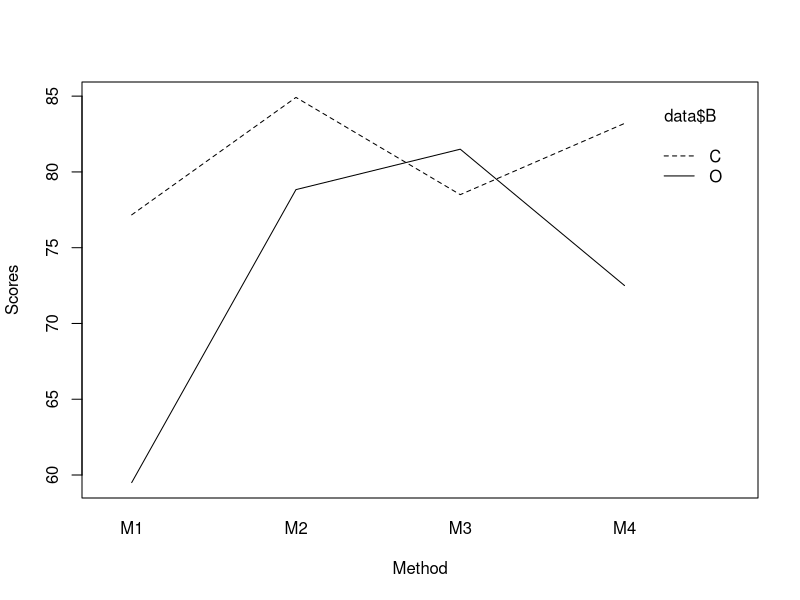

Source code (R):
## ---- chunk 1
knitr::opts_chunk$set(echo = FALSE)
## ---- chunk 2
# Plus minus function
plus.minus = function(value) {
  return(c(-value, value))
}

# Find means
find.means = function(the.data,fun.name = mean){
  a = length(unique(the.data[,2]))
  b = length(unique(the.data[,3]))
  means.A = by(the.data[,1], the.data[,2], fun.name)
  means.B = by(the.data[,1],the.data[,3],fun.name)
  means.AB = by(the.data[,1],list(the.data[,2],the.data[,3]),fun.name)
  MAB = matrix(means.AB,nrow = b, ncol = a, byrow = TRUE)
  colnames(MAB) = names(means.A)
  rownames(MAB) = names(means.B)
  MA = as.numeric(means.A)
  names(MA) = names(means.A)
  MB = as.numeric(means.B)
  names(MB) = names(means.B)
  MAB = t(MAB)
  results = list(A = MA, B = MB, AB = MAB)
  return(results)
}

# Give me multipliers
find.mult = function(alpha,a,b,dfSSE,g,group){
  if(group == "A"){
    Tuk = round(qtukey(1-alpha,a,dfSSE)/sqrt(2),3)
    Bon = round(qt(1-alpha/(2*g), dfSSE ) ,3)
    Sch = round(sqrt((a-1)*qf(1-alpha, a-1, dfSSE)),3)
  }else if(group == "B"){
    Tuk = round(qtukey(1-alpha,b,dfSSE)/sqrt(2),3)
    Bon = round(qt(1-alpha/(2*g), dfSSE ) ,3)
    Sch = round(sqrt((b-1)*qf(1-alpha, b-1, dfSSE)),3)
  }else if(group == "AB"){
    Tuk = round(qtukey(1-alpha,a*b,dfSSE)/sqrt(2),3)
    Bon = round(qt(1-alpha/(2*g), dfSSE ) ,3)
    Sch = round(sqrt((a*b-1)*qf(1-alpha, a*b-1, dfSSE)),3)
  }
  results = c(Bon, Tuk,Sch)
  names(results) = c("Bonferroni","Tukey","Scheffe")
  return(results)
}

give.me.CI = function(the.data,MSE,equal.weights = TRUE,multiplier,group,cs){
   if(sum(cs) != 0 & sum(cs !=0 ) != 1){
    return("Error - you did not input a valid contrast")
  }else{
    the.means = find.means(the.data)
    the.ns =find.means(the.data,length)
    nt = nrow(the.data)
    a = length(unique(the.data[,2]))
    b = length(unique(the.data[,3]))
    if(group =="A"){
      if(equal.weights == TRUE){
        a.means = rowMeans(the.means$AB)
        est = sum(a.means*cs)
        mul = rowSums(1/the.ns$AB)
        SE = sqrt(MSE/b^2 * (sum(cs^2*mul)))
        N = names(a.means)[cs!=0]
        CS = paste("(",cs[cs!=0],")",sep = "")
        fancy = paste(paste(CS,N,sep =""),collapse = "+")
        names(est) = fancy
      } else{
        a.means = the.means$A
        est = sum(a.means*cs)
        SE = sqrt(MSE*sum(cs^2*(1/the.ns$A)))
        N = names(a.means)[cs!=0]
        CS = paste("(",cs[cs!=0],")",sep = "")
        fancy = paste(paste(CS,N,sep =""),collapse = "+")
        names(est) = fancy
      }
    }else if(group == "B"){
      if(equal.weights == TRUE){
        b.means = colMeans(the.means$AB)
        est = sum(b.means*cs)
        mul = colSums(1/the.ns$AB)
        SE = sqrt(MSE/a^2 * (sum(cs^2*mul)))
        N = names(b.means)[cs!=0]
        CS = paste("(",cs[cs!=0],")",sep = "")
        fancy = paste(paste(CS,N,sep =""),collapse = "+")
        names(est) = fancy
      } else{
        b.means = the.means$B
        est = sum(b.means*cs)
        SE = sqrt(MSE*sum(cs^2*(1/the.ns$B)))
        N = names(b.means)[cs!=0]
        CS = paste("(",cs[cs!=0],")",sep = "")
        fancy = paste(paste(CS,N,sep =""),collapse = "+")
        names(est) = fancy
      }
    } else if(group == "AB"){
      est = sum(cs*the.means$AB)
      SE = sqrt(MSE*sum(cs^2/the.ns$AB))
      names(est) = "someAB"
    }
    the.CI = est + c(-1,1)*multiplier*SE
    results = c(est,the.CI)
    names(results) = c(names(est),"lower bound","upper bound")
    return(results)
  }
}
## ---- chunk 3
a <- 3
b <- 3
nidot <- 12
ndotj <- 12
nT <- 36

alpha <- 0.05
g <- 1

SSE <- 1.63
dfSSE <- nT - a * b
MSE <- SSE / dfSSE

mu1dot <- 3.88
mudot1 <- 4.63

all.mult <- find.mult(alpha = alpha, a = a, b = b,
                      dfSSE = dfSSE, g = g, group = "AB")
the.mult <- min(all.mult)
the.CI <- mu1dot - mudot1 + plus.minus(
  the.mult * sqrt(MSE * (1 / nidot + 1 / ndotj))
)
## ---- chunk 4
alpha <- 0.01
g <- 2

mu3dot <- 9.83
mudot3 <- 8.98

all.mult <- find.mult(alpha = alpha, a = a, b = b,
                      dfSSE = dfSSE, g = g, group = "AB")
the.mult <- min(all.mult)
the.CI.1 <- mu1dot - mu3dot + plus.minus(
  the.mult * sqrt(MSE * (1 / nidot + 1 / nidot))
)
the.CI.2 <- mudot1 - mudot3 + plus.minus(
  the.mult * sqrt(MSE * (1 / ndotj + 1 / ndotj))
)
## ---- chunk 5
alpha <- 0.1
g <- 1

nij <- 4

mu11 <- 2.48
mu13 <- 4.58

all.mult <- find.mult(alpha = alpha, a = a, b = b,
                      dfSSE = dfSSE, g = g, group = "AB")
the.mult <- min(all.mult)
the.CI <- mu11 - mu13 + plus.minus(
  the.mult * sqrt(MSE * (1 / nij + 1 / nij))
)
## ---- chunk 6
data <- read.csv("Prog.csv")

data.I.a <- subset(data, type == "Small")
result <- t.test(data.I.a$days)
conf_interval <- round(result$conf.int, 4)
## ---- chunk 7
alpha <- 0.1

n <- nrow(data)
a <- length(unique(data$type))
b <- length(unique(data$years))

names(data) = c("Y","A","B")
AB = lm(Y ~ A * B, data)
SSE <- AB$residuals ^ 2
dfSSE <- n - a * b
MSE <- SSE / dfSSE

the.mult <- find.mult(alpha, a, b, dfSSE, 1, "B")[2]

CI.1 <- give.me.CI(data, MSE, equal.weights = TRUE, the.mult, "B", c(1, -1, 0))
CI.1 <- round(CI.1, 4)

CI.2 <- give.me.CI(data, MSE, equal.weights = TRUE, the.mult, "B", c(1, 0, -1))
CI.2 <- round(CI.2, 4)
## ---- chunk 8
alpha <- 0.01

the.mult <- find.mult(alpha, a, b, dfSSE, 1, "AB")[3]

# Note - j = 1 and j = 3 are flipped here due to how the problem is worded
# Here, j = 1 represents New, j = 3 represents Exp
# On the problem, j = 1 represents Exp, j = 3 represents New
AB.cs <- matrix(0, nrow = a, ncol = b)
AB.cs[1, 1] <- 1
AB.cs[2, 1] <- -1
CI.1 <- give.me.CI(data, MSE, equal.weights = TRUE, the.mult, "AB", AB.cs)
CI.1 <- round(CI.1, 4)

AB.cs <- matrix(0, nrow = a, ncol = b)
AB.cs[1, 3] <- 1
AB.cs[2, 3] <- -1
CI.2 <- give.me.CI(data, MSE, equal.weights = TRUE, the.mult, "AB", AB.cs)
CI.2 <- round(CI.2, 4)
## ---- chunk 9
data <- read.csv("Teaching.csv")
names(data) = c("Y","A","B")
interaction.plot(x.factor = data$A, trace.factor = data$B, response = data$Y, xlab = "Method", ylab = "Scores")
## ---- chunk 10
the.means <- find.means(data)
## ---- chunk 11
knitr::kable(the.means[1])
## ---- chunk 12
knitr::kable(the.means[2])
## ---- chunk 13
knitr::kable(the.means[2])
## ---- chunk 14
the.counts <- find.means(data, fun.name = length)
## ---- chunk 15
knitr::kable(the.counts[1])
## ---- chunk 16
knitr::kable(the.counts[2])
## ---- chunk 17
knitr::kable(the.counts[3])
## ---- chunk 18
the.data <- data
AB = lm(Y ~ A*B,the.data)
A.B = lm(Y ~ A + B,the.data)
all.models = list(AB,A.B)
SSE = t(as.matrix(sapply(all.models,function(M) sum(M$residuals^2))))
colnames(SSE) = c("AB","(A+B)")
rownames(SSE) = "SSE"

# Conduct ANOVA test
anova_result <- anova(A.B, AB)

# Get the F-statistic and p-value
f_statistic <- anova_result$F[2]  # Extracting F-statistic from the first row
p_value <- anova_result$Pr[2]     # Extracting p-value from the first row
## ---- chunk 19
the.params <- round(coef(A.B), 4)
# knitr::kable(the.params)
## ---- chunk 20
# Get all the labels
all_labels <- knitr::all_labels()

# Print out code along with labels
for (label in all_labels) {
  if (label == "setup" || label == "appendix") {
    next
  }

  code <- knitr::knit_code$get(label)

  cat("```r \n")
  cat("#", label, "\n")
  cat(code, sep = "\n")
  cat("```\n")
}
